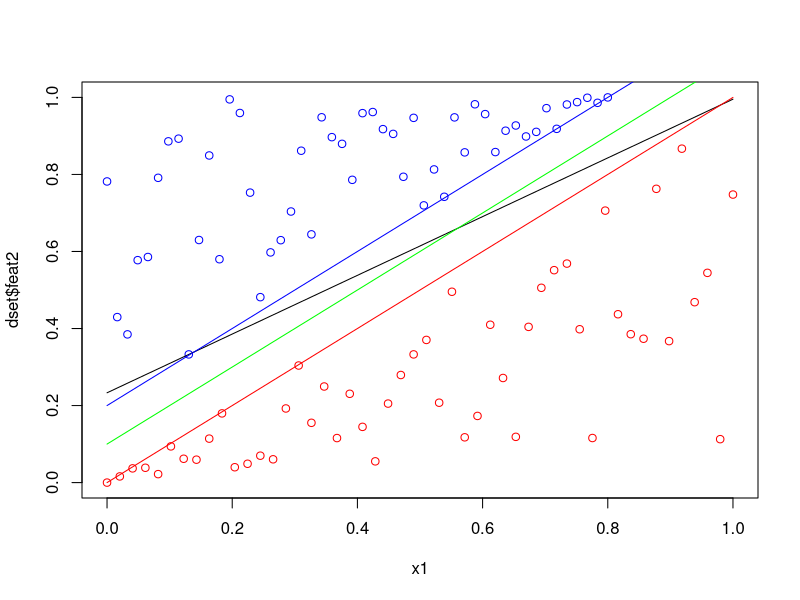

This chart was generated by the following R code:
#!/usr/bin/env/Rscript
dataset <- function(n,m,c,gamma){
	if (gamma == 0){
		x1 <- seq(from=0,to=1,by=1/(n-1)); 
		#x1 <- c(1,x1);
		line <- m*x1+c; 
		rand <- runif(n,-1,1);

		x2 <- line + rand;
		x2 <- abs(x2);
		x2 <- x2 / max(x2);
		i <- (1:length(x2));
		
		plus <- i[x2[i] >= line[i]]; 
		minus <- i[x2[i] < line[i]];
		y = seq(1,n);
		colour = seq(1,n);
		y[plus] = 1;
		y[minus] = -1; 
		colour[plus] = 'blue';
		colour[minus] = 'red';
		return (list(feat1=x1,feat2=x2,class=y,orig=line,col=colour));
	}
	else{
		l1 <- (-c-gamma)/m; 
		l2 <- (1-c-gamma)/m; 
		r1 <- (-c+gamma)/m; 
		r2 <- (1-c+gamma)/m; 

		if (l1 < 0){l1 <- 0;}
		if (l2 > 1){l2 <- 1;}
		if (r1 < 0){r1 <- 0;}
		if (r2 > 0){r2 <- 1;}
		n1 <- (n/2)-1; 
		
		x1_l <- seq(l1,l2,(l2-l1)/n1);
		x1_r <- seq(r1,r2,(r2-r1)/n1); 
		l <- m*x1_l + c + gamma; 
		r <- m*x1_r + c - gamma; 

		x2_l <- runif(length(x1_l),l,1);
		x2_r <- runif(length(x1_r),0,r); 
	
		left <- matrix(rbind(x1_l,x2_l,rep(1,length(x1_l))),nrow=3);
		right <- matrix(rbind(x1_r,x2_r,rep(-1,length(x1_r))),nrow=3);
		graph <- matrix(cbind(left,right),nrow=3);
		graph <- graph[,order(graph[1,])];

		line <- m*graph[1,] + c; 

		i <- 1:length(graph[1,]);
		plus <- i[graph[3,i] == 1];
		minus <- i[graph[3,i] == -1];
		colour <- seq(1,length(graph[1,]));
		colour[plus] <- 'blue';
		colour[minus] <- 'red';

		return (list(feat1=graph[1,],feat2=graph[2,],class=graph[3,],orig=line,upper=m*graph[1,]+c+gamma,lower=m*graph[1,]+c-gamma,col=colour));
	}
}

initialise <- function(dset){
	datapoints = length(dset$feat1);
	x0 = matrix(rep(1,datapoints),nrow=1,ncol=datapoints);
	x1 = matrix(dset$feat1,nrow=1,ncol=datapoints);
	x2 = matrix(dset$feat2,nrow=1,ncol=datapoints);
	y = matrix(dset$class,nrow=1,ncol=datapoints);
	x = rbind(x0,x1,x2);
	w = matrix(rep(1,3),nrow=1,ncol=3); 
	return (list(feat=x,class=y,weights=w));
}

learn <- function(ip,limit){
	x = ip$feat;
	w = ip$weights;
	y = ip$class; 
	num_errors <- 0;
	iter <- 0;
	repeat{
		iter = iter + 1;
		h = sign(w %*% x); 
		points = (1:length(y));
		points_in_error <- points[h[points] != y[points]];
		num_errors <- length(points_in_error);
		if (num_errors == 0 || iter == limit){
			break;
		}
		else{
			point = points_in_error[1];
			w <- w + (y[point] * t(x[,point]));
		}
	}
	return (w);
}

perceptron <- function(datapoints,m,c,gamma){
	dset <- dataset(datapoints,m,c,gamma);
	p <- initialise(dset);
	w <- learn(p,10000);
	
	x1 <- dset$feat1; 
	a <- -(w[2]/w[3]);
	b <- -(w[1]/w[3]);
	x2 <- a*x1 + b; 
	plot(x1,dset$feat2,col=dset$col);
	lines(x1,x2);
	lines(x1,dset$orig,col='green');
	lines(x1,dset$upper,col='blue');
	lines(x1,dset$lower,col='red');

	return (list(coeff1=a,coeff2=b)); 
}

perceptron(100,1,0.1,0.1)
